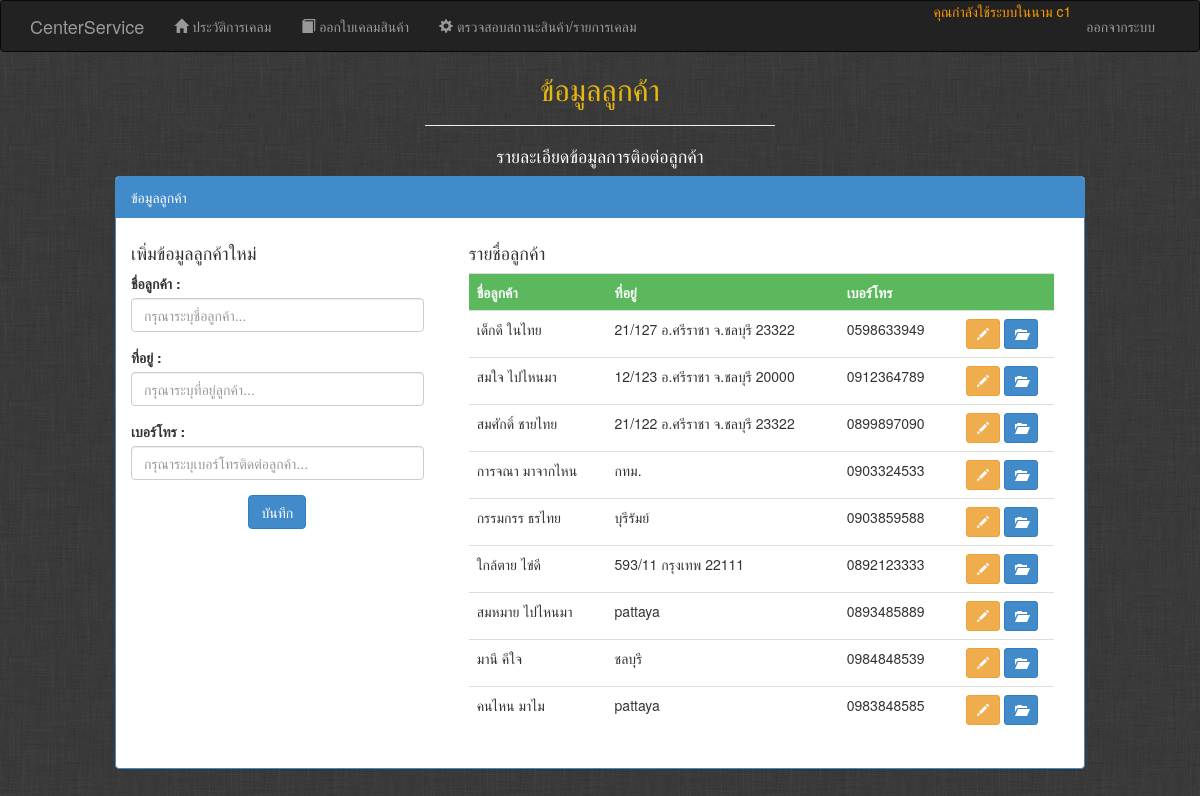
The app's page /User/user_customer.php (signed in) with its own data.
### tables this page shows
CREATE TABLE IF NOT EXISTS `customers` (
  `id` int(11) NOT NULL AUTO_INCREMENT COMMENT 'รหัสลูกค้า',
  `name` varchar(255) DEFAULT NULL COMMENT 'ชื่อลูกค้า',
  `address` varchar(45) DEFAULT NULL COMMENT 'ที่อยู่',
  `phone` varchar(10) DEFAULT NULL COMMENT 'เบอร์โทร',
  PRIMARY KEY (`id`)
);

### User/user_customer.php (the view, shortened to what this page needs)
<?php
include 'header.php';
include 'men.php';
include '../dbconn.php';
$name=null;
$address=null;
$phone=null;
$sql = "SELECT * FROM customers ORDER BY id DESC";
$result = $conn->query($sql);
?>
<h2 style="color:rgb(230, 183, 16)"><center>ข้อมูลลูกค้า</center></h2><hr  style="width: 350px"/>
<h4 style="color:rgb(255, 255, 255)"><center>รายละเอียดข้อมูลการติอต่อลูกค้า</center></h4>
<div class="col-md-1"></div>
<div class="col-md-10">
<div class="panel panel-primary">
    <div class="panel-heading">ข้อมูลลูกค้า</div>
	<div class="panel-body">
            <div class="row">
                <div class="col-md-4">
                    <div class="row">
                        <div class="col-md-12">
                        <h4>เพิ่มข้อมูลลูกค้าใหม่</h4>
                        <form method="post" action="<?php echo $_SERVER['PHP_SELF'];?>"">
                            <div class="form-group">
                                        <label for="c-name">ชื่อลูกค้า :</label>
                                        <input id="c-name" class="form-control" placeholder="กรุณาระบุชื่อลูกค้า..." type="text" name="c[name]" value="<?php echo $name;?>" >
                                    </div><div class="form-group">
                                        <label  for="c-address">ที่อยู่ :</label>
                                        <input id="c-address" class="form-control" placeholder="กรุณาระบุที่อยู่ลูกค้า..." type="text" name="c[address]" value="<?php echo $address;?>" >
                                    </div><div class="form-group">
                                        <label  for="c-phone">เบอร์โทร :</label>
                                        <input id="c-phone" class="form-control" placeholder="กรุณาระบุเบอร์โทรติดต่อลูกค้า..." type="text" name="c[phone]" value="<?php echo $phone;?>" >
                                    </div>
                            <center>
                                <input type="submit" value="บันทึก" class="btn btn-primary">
                            </center>
                        </form>
                        </div>
                    </div>
                </div>
                <div class="col-md-8">
                    <div class="col-md-12">
                        <h4>รายชื่อลูกค้า</h4>
                        <table class="table table-hover">
                            <tr class="btn-success">
                                <th while="30%">ชื่อลูกค้า</th>
                                <th while="40%">ที่อยู่</th>
                                <th while="20%">เบอร์โทร</th>
                                <th while="10%"></th>
                            </tr>
                            <?php while($rs=mysqli_fetch_array($result)){?>
                            <tr>
                                <td><?php echo $rs['name'];?></td>
                                <td><?php echo $rs['address'];?></td>
                                <td><?php echo $rs['phone'];?></td>
                                <td>
                            <center>
                                <a href="<?php echo $_SERVER['PHP_SELF'];?>?eid=<?php echo $rs['id'];?>" class="btn btn-sm btn-warning" data-toggle="tooltip" data-placement="top" title="แก้ไข">
                                    <span class="glyphicon glyphicon-pencil"></span>
                                </a>
                                <a href="user_product.php?pid=<?php echo $rs['id'];?>"  class="btn btn-sm btn-primary" data-toggle="tooltip" data-placement="top" title="จัดการสินค้า">
                                    <span class="glyphicon glyphicon-folder-open"></span>
                                </a>
                            </center>
                                </td>
                            </tr>
                            <?php }?>
                        </table>
                        </div>
                </div>
            </div>
        </div>
</div>
</div>
<div class="col-md-1"></div>
<?php
include '../footer.php';
?>

### records on screen
customers: name "เด็กดี ในไทย", address "21/127 อ.ศรีราชา จ.ชลบุรี 23322", phone "0598633949"
customers: name "สมใจ ไปไหนมา", address "12/123 อ.ศรีราชา จ.ชลบุรี 20000", phone "0912364789"
customers: name "สมศักดิ์ ชายไทย", address "21/122 อ.ศรีราชา จ.ชลบุรี 23322", phone "0899897090"
customers: name "การจณา มาจากไหน", address "กทม.", phone "0903324533"
customers: name "กรรมกรร ธรไทย", address "บุรีรัมย์", phone "0903859588"
customers: name "ใกล้ตาย ไข่ดี", address "593/11 กรุงเทพ 22111", phone "0892123333"
customers: name "สมหมาย ไปไหนมา", address "pattaya", phone "0893485889"
customers: name "มานี คีใจ", address "ชลบุรี", phone "0984848539"
customers: name "คนไหน มาไม", address "pattaya", phone "0983848585"

### other values on screen
$_SESSION['user']['username'] "c1"
